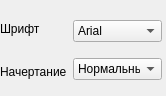
<?xml version="1.0" encoding="UTF-8"?>
<ui version="4.0">
 <class>Form</class>
 <widget class="QWidget" name="Form">
  <property name="geometry">
   <rect>
    <x>0</x>
    <y>0</y>
    <width>166</width>
    <height>96</height>
   </rect>
  </property>
  <property name="windowTitle">
   <string>Form</string>
  </property>
  <widget class="QWidget" name="horizontalLayoutWidget">
   <property name="geometry">
    <rect>
     <x>0</x>
     <y>10</y>
     <width>162</width>
     <height>80</height>
    </rect>
   </property>
   <layout class="QHBoxLayout" name="horizontalLayout">
    <item>
     <layout class="QVBoxLayout" name="verticalLayout">
      <item>
       <widget class="QLabel" name="label">
        <property name="text">
         <string>Шрифт</string>
        </property>
       </widget>
      </item>
      <item>
       <widget class="QLabel" name="label_2">
        <property name="text">
         <string>Начертание</string>
        </property>
       </widget>
      </item>
     </layout>
    </item>
    <item>
     <layout class="QVBoxLayout" name="verticalLayout_2">
      <item>
       <widget class="QComboBox" name="font_type">
        <item>
         <property name="text">
          <string>Arial</string>
         </property>
        </item>
        <item>
         <property name="text">
          <string>Calibri</string>
         </property>
        </item>
       </widget>
      </item>
      <item>
       <widget class="QComboBox" name="font_type1">
        <item>
         <property name="text">
          <string>Нормальный</string>
         </property>
        </item>
        <item>
         <property name="text">
          <string>Жирный</string>
         </property>
        </item>
       </widget>
      </item>
     </layout>
    </item>
   </layout>
  </widget>
 </widget>
 <resources/>
 <connections/>
</ui>
